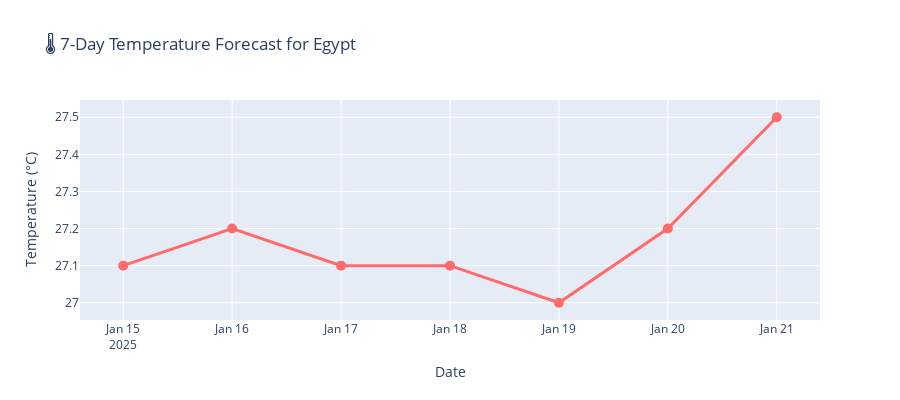

Notebook cell for this chart:
### Code cell
# Visualize forecast
fig = go.Figure()

fig.add_trace(go.Scatter(
    x=[d['date'] for d in forecast],
    y=[d['temperature'] for d in forecast],
    mode='lines+markers',
    name='Temperature',
    line=dict(color='#FF6B6B', width=3),
    marker=dict(size=10)
))

fig.update_layout(
    title=f'🌡️ 7-Day Temperature Forecast for {DEMO_COUNTRY}',
    xaxis_title='Date',
    yaxis_title='Temperature (°C)',
    height=400
)
fig.show()

### Figure 1 — Plotly figure (JSON) as saved in the notebook; plotly's stock layout.template omitted (floating-point values rounded to 4 significant figures)
{"data": [{"line": {"color": "#FF6B6B", "width": 3}, "marker": {"size": 10}, "mode": "lines+markers", "name": "Temperature", "type": "scatter", "x": ["2025-01-15", "2025-01-16", "2025-01-17", "2025-01-18", "2025-01-19", "2025-01-20", "2025-01-21"], "y": [27.1, 27.2, 27.1, 27.1, 27, 27.2, 27.5]}], "layout": {"height": 400, "title": {"text": "🌡️ 7-Day Temperature Forecast for Egypt"}, "xaxis": {"title": {"text": "Date"}}, "yaxis": {"title": {"text": "Temperature (°C)"}}}}
